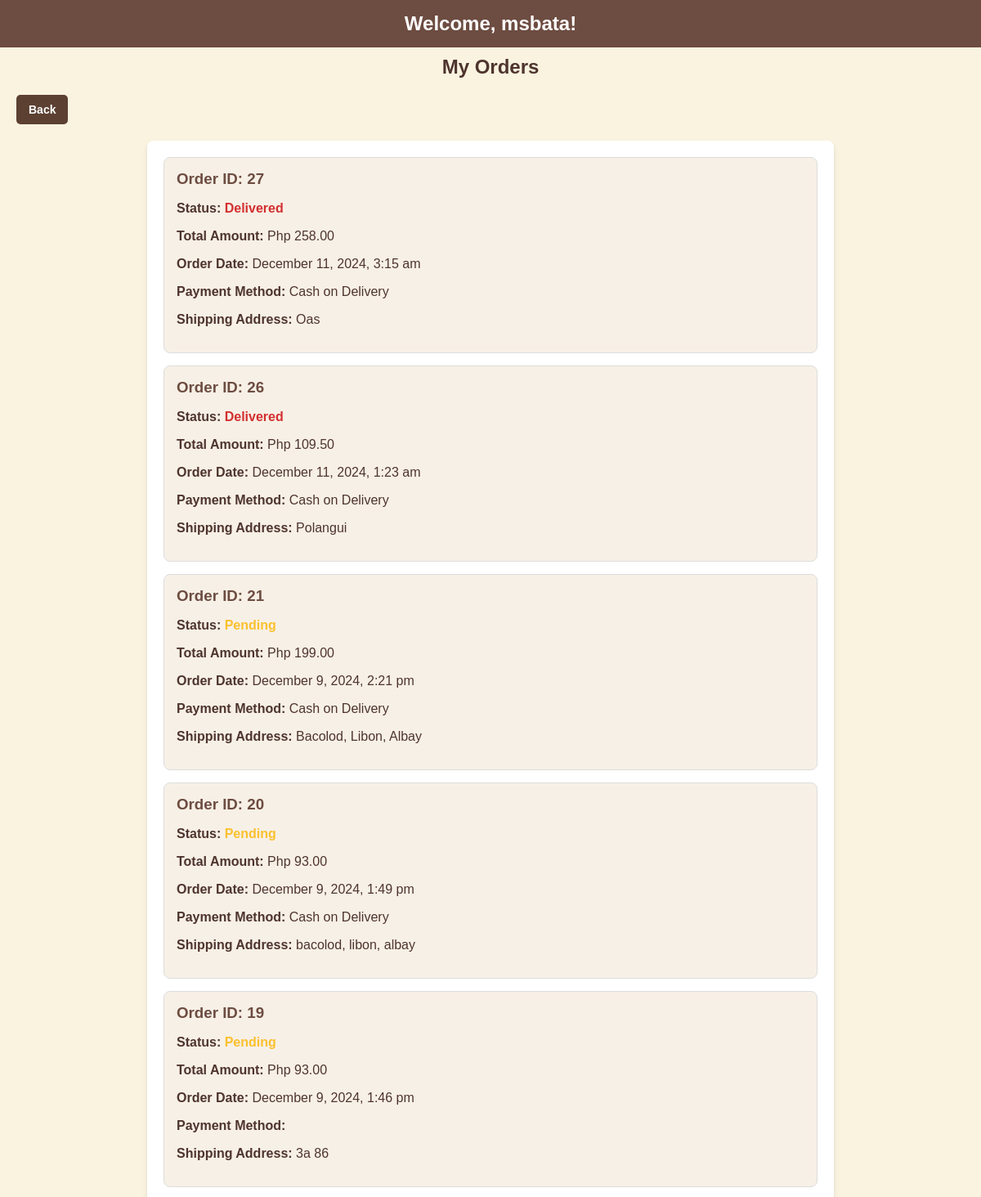
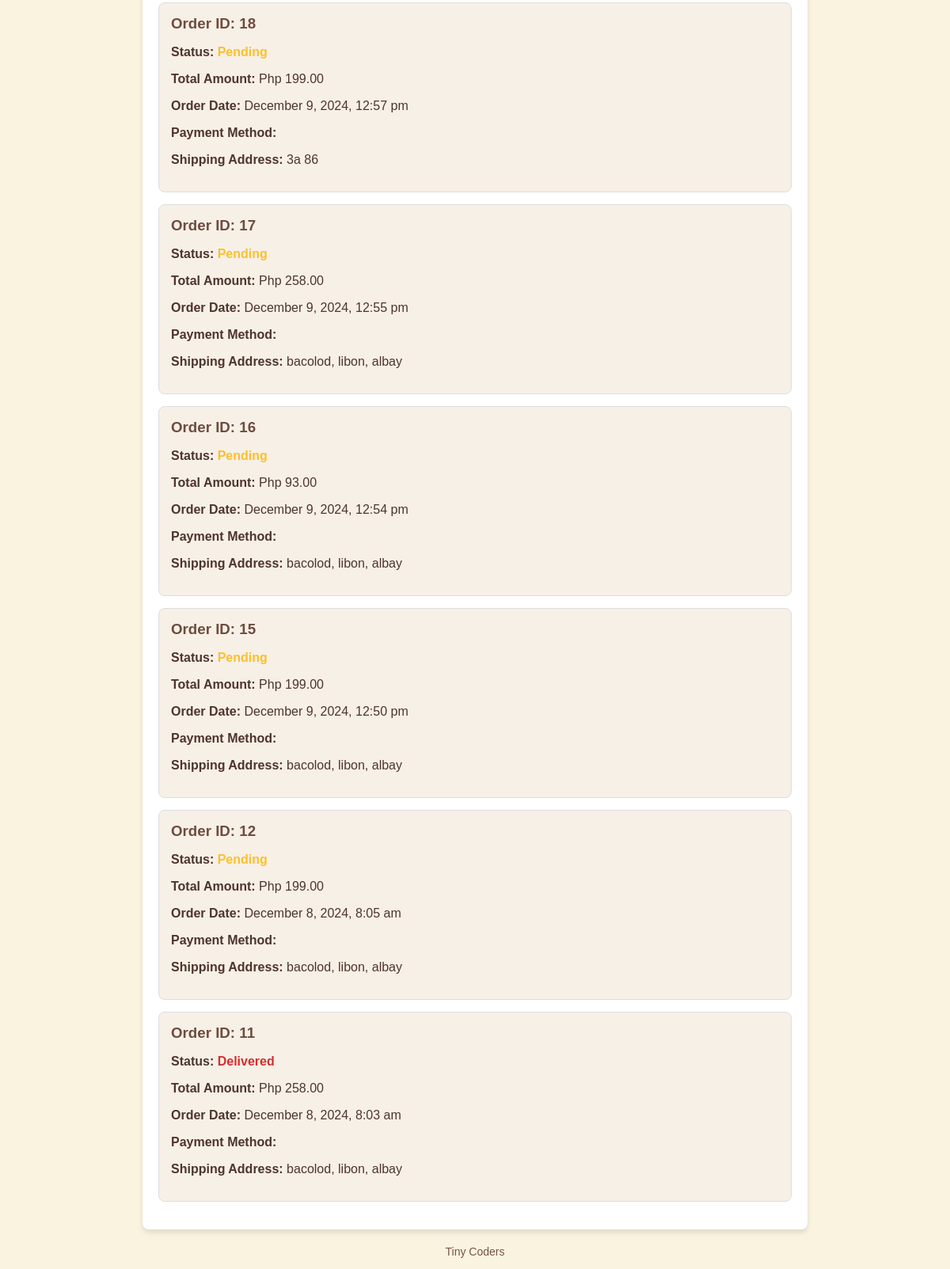
The page /MyProject/my_orders.php (signed in) on the database its author committed (2 pictures, top to bottom).
### tables this page shows
CREATE TABLE `orders` (
  `order_id` int(11) NOT NULL,
  `user_id` int(11) NOT NULL,
  `total_amount` decimal(10,2) NOT NULL,
  `name` varchar(255) NOT NULL,
  `address` text NOT NULL,
  `payment_method` enum('Cash on Delivery','Credit Card','PayPal') NOT NULL,
  `created_at` timestamp NOT NULL DEFAULT current_timestamp(),
  `status` enum('Pending','Confirmed','Delivered') DEFAULT 'Pending'
);

### MyProject/my_orders.php (the view, shortened to what this page needs)
<?php
include 'db_config.php';
$username = $_SESSION['user_info_fullname'];
try {
    $stmt = $conn->prepare("SELECT o.* FROM orders o
                            JOIN user_info u ON o.user_id = u.user_info_id
                            WHERE u.fullname = :username
                            ORDER BY o.created_at DESC");
    $stmt->bindParam(':username', $username, PDO::PARAM_STR);
    $stmt->execute();
    $orders = $stmt->fetchAll(PDO::FETCH_ASSOC);
} catch (PDOException $e) {
    echo "Error: " . $e->getMessage();
    exit();
}
?>
<!DOCTYPE html>
<html lang="en">
<head>
</head>
<body>
<header>
    <h1>Welcome, <?= htmlspecialchars($username) ?>!</h1>
</header>
<h2 style="text-align: center; margin-top: 10px;">My Orders</h2>
<div class="header-actions">
    <a href="menu.php" class="btn">Back</a>
</div>
<div class="orders-container">
    <?php if (!empty($orders)): ?>
        <?php foreach ($orders as $order): ?>
            <div class="order-card">
                <h3>Order ID: <?= htmlspecialchars($order['order_id']) ?></h3>
                <p><strong>Status:</strong> <span class="order-status <?= strtolower($order['status']) ?>"><?= htmlspecialchars($order['status']) ?></span></p>
                <p><strong>Total Amount:</strong> Php <?= number_format($order['total_amount'], 2) ?></p>
                <p><strong>Order Date:</strong> <?= date('F j, Y, g:i a', strtotime($order['created_at'])) ?></p>
                <p><strong>Payment Method:</strong> <?= htmlspecialchars($order['payment_method']) ?></p>
                <p><strong>Shipping Address:</strong> <?= htmlspecialchars($order['address']) ?></p>
            </div>
        <?php endforeach; ?>
    <?php else: ?>
        <p style="text-align: center; color: #795548;">No orders found for this user.</p>
    <?php endif; ?>
</div>
<footer>
    <p>Tiny Coders</p>
</footer>
</body>
</html>

### MyProject/my_orders.php (style rules this page uses)
body { font-family: 'Arial', sans-serif; margin: 0; padding: 0; background-color: #faf3e0; color: #4e342e; }
header { background-color: #6d4c41; color: #fff; text-align: center; padding: 15px 0; }
header h1 { margin: 0; font-size: 24px; }
.orders-container { max-width: 800px; margin: 20px auto; padding: 20px; background-color: #ffffff; border-radius: 8px; box-shadow: 0 4px 6px rgba(0, 0, 0, 0.1); }
.order-card { border: 1px solid #ddd; padding: 15px; margin-bottom: 15px; border-radius: 8px; background-color: #f7f0e6; }
.order-card h3 { margin: 0 0 10px; color: #6d4c41; }
.order-status { font-weight: bold; color: #388e3c; }
.order-status.pending { color: #fbc02d; }
.order-status.delivered { color: #d32f2f; }
footer { text-align: center; margin-top: 20px; font-size: 14px; color: #795548; }
.header-actions { position: left; top: 10px; right: 10px; margin-left: 20px; margin-bottom:10px; display: flex; gap: 10px; }
.btn { text-decoration: none; padding: 10px 15px; color: white; background-color: #5c4032; border-radius: 5px; font-weight: bold; font-size: 14px; }

### rows shown on the page
orders: order_id "27", status "Delivered", total_amount "258.00", created_at "December 11, 2024, 3:15 am", payment_method "Cash on Delivery", address "Oas"
orders: order_id "26", status "Delivered", total_amount "109.50", created_at "December 11, 2024, 1:23 am", payment_method "Cash on Delivery", address "Polangui"
orders: order_id "21", status "Pending", total_amount "199.00", created_at "December 9, 2024, 2:21 pm", payment_method "Cash on Delivery", address "Bacolod, Libon, Albay"
orders: order_id "20", status "Pending", total_amount "93.00", created_at "December 9, 2024, 1:49 pm", payment_method "Cash on Delivery", address "bacolod, libon, albay"
orders: order_id "19", status "Pending", total_amount "93.00", created_at "December 9, 2024, 1:46 pm", address "3a 86"
orders: order_id "18", status "Pending", total_amount "199.00", created_at "December 9, 2024, 12:57 pm", address "3a 86"
orders: order_id "17", status "Pending", total_amount "258.00", created_at "December 9, 2024, 12:55 pm", address "bacolod, libon, albay"
orders: order_id "16", status "Pending", total_amount "93.00", created_at "December 9, 2024, 12:54 pm", address "bacolod, libon, albay"
orders: order_id "15", status "Pending", total_amount "199.00", created_at "December 9, 2024, 12:50 pm", address "bacolod, libon, albay"
orders: order_id "12", status "Pending", total_amount "199.00", created_at "December 8, 2024, 8:05 am", address "bacolod, libon, albay"
orders: order_id "11", status "Delivered", total_amount "258.00", created_at "December 8, 2024, 8:03 am", address "bacolod, libon, albay"

### other values the page prints
$username "msbata"
